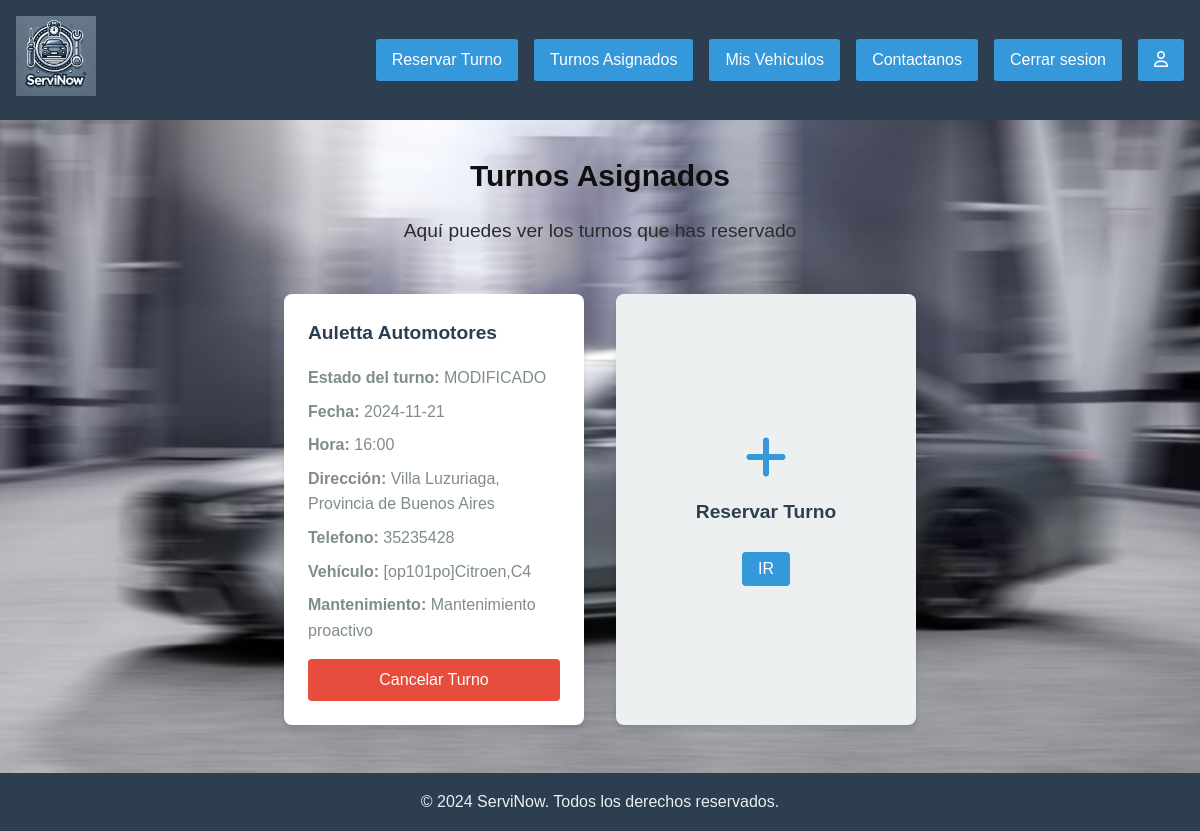
/html/vista_turnos_asignados.php (signed in), run on the app's committed database.
### tables this page shows
CREATE TABLE `turno` (
  `CODIGO_TURNO` int(4) NOT NULL,
  `FECHA_TURNO` date NOT NULL,
  `HORA_TURNO` varchar(5) NOT NULL,
  `ESTADO_TURNO` varchar(20) NOT NULL,
  `MANT_CODIGO_SERVICIO` int(4) NOT NULL,
  `CONCESIONARIO_CODIGO` int(4) NOT NULL,
  `VEHICULO_PATENTE` varchar(7) NOT NULL
);

CREATE TABLE `concesionario` (
  `CODIGO_CONCESIONARIO` int(8) NOT NULL,
  `NOMBRE` varchar(30) NOT NULL,
  `DIRECCION` varchar(255) NOT NULL,
  `TELEFONO` int(10) NOT NULL,
  `CORREO_ELECTRONICO` varchar(40) NOT NULL,
  `CODIGO_USUARIO` int(4) DEFAULT NULL,
  `BORRADO` tinyint(1) NOT NULL
);

CREATE TABLE `vehiculo` (
  `PATENTE` varchar(7) NOT NULL,
  `MARCA` varchar(20) NOT NULL,
  `MODELO` varchar(20) NOT NULL,
  `ANIO` int(4) NOT NULL,
  `CODIGO_PROPIETARIO` int(4) DEFAULT NULL,
  `BORRADO` tinyint(1) NOT NULL
);

CREATE TABLE `mantenimiento` (
  `CODIGO_SERVICIO` int(4) NOT NULL,
  `DESCRIPCION` varchar(255) NOT NULL,
  `PRECIO_MANO_OBRA` int(8) NOT NULL,
  `DURACION` int(3) NOT NULL
);

### html/vista_turnos_asignados.php (the view, shortened to what this page needs)
<?php @session_start();
include('../php/conexion.php');?>
<!DOCTYPE html>
<html lang="es">
<head>
    <link rel="stylesheet" href="../estilos.css">
</head>
<body id="vista-portada-dos">
    <header>
        <nav class="navegador">
            <a href="vista_usuario.php"><img id="inicio" src="../img/icono.webp" alt="ServiNow" height="80"></a>
            <ul class="lista">
                <li><a href="../html/vista_reservar_turno.php">Reservar Turno</a></li>
                <li><a href="../html/vista_turnos_asignados.php">Turnos Asignados</a></li>
                <li><a href="../html/vista_mis_vehiculos.php">Mis Vehículos</a></li>
                <li><a href="../html/contacto.php">Contactanos</a></li>
                <li><a href="../php/cerrar_sesion.php">Cerrar sesion</a></li>
                <li><a href="../html/vista_perfil.php"><i class="fa-regular fa-user"></i></a></li>
            </ul>
        </nav>
    </header>
    <article class="pag_principal">
        <h1>Turnos Asignados</h1>
        <p>Aquí puedes ver los turnos que has reservado</p>
        <section class="turnos-asignados">
        <?php
        $codigo_cliente = $_SESSION['id_sesion'];
        $consulta1 = (mysqli_query($conexion, "SELECT * FROM vehiculo WHERE CODIGO_PROPIETARIO = '$codigo_cliente'"));
        if ($consulta1) {
            $rows = mysqli_num_rows($consulta1);
            if($rows >0 ){
                while($vehiculo = mysqli_fetch_assoc($consulta1) ){
                    $patente = $vehiculo['PATENTE'];
                    $marca = $vehiculo['MARCA'];
                    $modelo = $vehiculo['MODELO'];
                    $turnos_usuario = mysqli_query($conexion, "SELECT * FROM turno WHERE VEHICULO_PATENTE = '$patente' AND ESTADO_TURNO != 'CANCELADO'");
                    while($turno = mysqli_fetch_assoc($turnos_usuario)){
                        $fecha = $turno['FECHA_TURNO'];
                        $hora = $turno['HORA_TURNO'];
                        $estado = $turno['ESTADO_TURNO'];
                        $consulta = mysqli_fetch_assoc(mysqli_query($conexion,'SELECT * FROM concesionario WHERE CODIGO_CONCESIONARIO = "'.$turno['CONCESIONARIO_CODIGO'].'"'));
                        $concesionario = $consulta['NOMBRE'];
                        $direccion = $consulta['DIRECCION'];
                        $telefono = $consulta['TELEFONO'];
                        $consulta = mysqli_fetch_assoc(mysqli_query($conexion, "SELECT * FROM mantenimiento WHERE CODIGO_SERVICIO = '".$turno['MANT_CODIGO_SERVICIO']."'"));
                        $mantenimiento = $consulta['DESCRIPCION'];
                        echo '
                                <div class="tarjeta-turno">
                                    <h3>'.$concesionario.'</h3>
                                    <p><strong>Estado del turno:</strong> '.$estado.'</p>
                                    <p><strong>Fecha:</strong> '.$fecha.'</p>
                                    <p><strong>Hora:</strong> '.$hora.'</p>
                                    <p><strong>Dirección:</strong> '.$direccion.'</p>
                                    <p><strong>Telefono:</strong> '.$telefono.'</p>
                                    <p><strong>Vehículo:</strong> ['.$patente.']'.$marca.','.$modelo.'</p>
                                    <p><strong>Mantenimiento:</strong> '.$mantenimiento.'</p>
                                    <a href="#" onclick="confirmarCancelacion('.$turno['CODIGO_TURNO'].')" class="boton-cancelar">Cancelar Turno</a>
                                </div>';
                    }
                }
            }
        }
        ?>
        <div class="tarjeta-vehiculo nuevo-vehiculo">
                <i class="fa-solid fa-plus"></i>
                <h3>Reservar Turno</h3>
                <form action='../html/vista_reservar_turno.php' method='POST'>
                        <button type='submit' class='boton-agregar'>IR</button>
                </form>
        </div>
        </section>
    </article>
    <footer>
        <p>&copy; 2024 ServiNow. Todos los derechos reservados.</p>
    </footer>
</body>
</html>

### estilos.css (style rules this page uses)
* { margin: 0; padding: 0; box-sizing: border-box; }
html, body { height: 100%; margin: 0; padding: 0; }
body { display: flex; flex-direction: column; font-family: Arial, sans-serif; background-color: #f0f0f0; color: #333; line-height: 1.6; }
#vista-portada-dos { background-image: url(img/portada2.jpg); background-size: cover; background-attachment: fixed; background-position: center; width: 100%; height: 100vh; }
.pag_principal { flex: 1 0 auto; max-width: 1200px; margin: 0 auto; padding: 2rem; }
footer { flex-shrink: 0; background-color: #2c3e50; color: #ecf0f1; text-align: center; padding: 1rem; margin-top: auto; }
.pag_principal > p { text-align: center; font-size: 1.2rem; color: #2b2b2b; margin-bottom: 2rem; }
.navegador { background-color: #2c3e50; padding: 1rem; display: flex; justify-content: space-between; align-items: center; }
.lista { list-style-type: none; display: flex; }
.lista li { margin-left: 1rem; }
h1, h2 { color: #0f0f0f; margin-bottom: 1rem; font-size: 30px; text-align: center; justify-content: center; }
ul a { display: inline-block; background-color: #3498db; color: #fff; padding: 0.5rem 1rem; text-decoration: none; border-radius: 3px; transition: background-color 0.3s ease; }
.turnos-asignados { display: flex; flex-wrap: wrap; justify-content: space-around; }
.tarjeta-turno { background-color: #fff; border-radius: 8px; box-shadow: 0 4px 6px rgba(0, 0, 0, 0.1); margin: 1rem; padding: 1.5rem; width: 300px; transition: transform 0.3s ease; }
.tarjeta-turno h3 { color: #2c3e50; margin-bottom: 1rem; font-size: 1.2rem; }
.tarjeta-turno p { color: #7f8c8d; margin-bottom: 0.5rem; }
.boton-cancelar { background-color: #e74c3c; border: none; border-radius: 4px; color: #fff; cursor: pointer; display: block; margin-top: 1rem; padding: 0.5rem 1rem; text-align: center; text-decoration: none; transition: background-color 0.3s ease; }
.tarjeta-vehiculo { background-color: #fff; border-radius: 8px; box-shadow: 0 4px 6px rgba(0, 0, 0, 0.1); margin: 1rem; padding: 1.5rem; width: 300px; transition: transform 0.3s ease; }
.tarjeta-vehiculo h3 { color: #2c3e50; margin-bottom: 0.5rem; font-size: 1.2rem; }
.boton-editar, .boton-agregar { background-color: #3498db; border: none; border-radius: 4px; color: #fff; cursor: pointer; display: block; margin-top: 1rem; padding: 0.5rem 1rem; text-align: center; text-decoration: none; transition: background-color 0.3s ease; }
.nuevo-vehiculo { display: flex; flex-direction: column; align-items: center; justify-content: center; background-color: #ecf0f1; }
.nuevo-vehiculo i { font-size: 3rem; color: #3498db; margin-bottom: 1rem; }
.nuevo-vehiculo h3 { text-align: center; }
button { background: #3498db; color: white; border: none; padding: 12px 30px; border-radius: 8px; font-size: 16px; cursor: pointer; width: 100%; transition: background-color 0.3s; }
button { background: #3498db; border: none; padding: 12px 30px; border-radius: 8px; font-size: 16px; cursor: pointer; width: 100%; transition: background-color 0.3s; }

### data on the page
turno: CONCESIONARIO_CODIGO.NOMBRE "Auletta Automotores", ESTADO_TURNO "MODIFICADO", FECHA_TURNO "2024-11-21", HORA_TURNO "16:00", CONCESIONARIO_CODIGO.DIRECCION "Villa Luzuriaga, Provincia de Buenos Aires", CONCESIONARIO_CODIGO.TELEFONO "35235428", VEHICULO_PATENTE.PATENTE "op101po", VEHICULO_PATENTE.MARCA "Citroen", VEHICULO_PATENTE.MODELO "C4", MANT_CODIGO_SERVICIO.DESCRIPCION "Mantenimiento proactivo"
